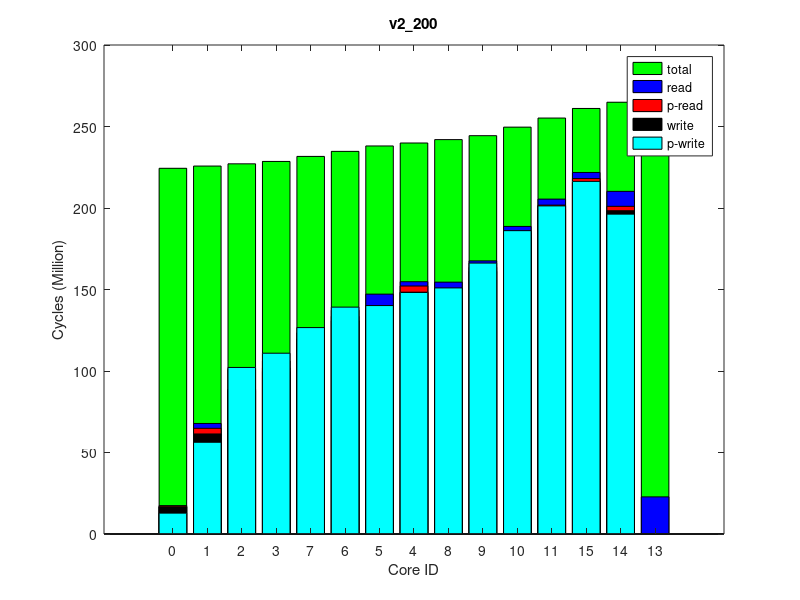

Here is the MATLAB script that generated this plot:
times(1, :, :) = [
689600, 225062942, 0
3449740, 226438669, 0
784455, 227836990, 0
2206720, 229317189, 0
3786300, 240739178, 0
2598547, 238902945, 0
2684066, 235539748, 0
2743012, 232414364, 0
1102234, 242844962, 0
2456888, 245274172, 0
2747233, 250546811, 0
2741160, 256126982, 0
0, 266445365, 0
2691798, 265811686, 0
2684066, 262005313, 0
];
times(2, :, :) = [
689600, 225060776, 0
3449740, 226439051, 0
784420, 227839618, 0
2206720, 229320470, 0
3786300, 240741897, 0
2598725, 238905083, 0
2684400, 235539992, 0
2743012, 232416289, 0
1102234, 242848208, 0
2457187, 245277174, 0
2746920, 250548977, 0
2741142, 256126045, 0
0, 266484007, 0
2691699, 265838752, 0
2684066, 262004986, 0
];
times(3, :, :) = [
689600, 225067791, 0
3449740, 226444601, 0
784420, 227843438, 0
2206720, 229327178, 0
3786300, 240749235, 0
2598337, 238911251, 0
2684066, 235546428, 0
2743012, 232422601, 0
1102234, 242856030, 0
2456888, 245285325, 0
2746920, 250557619, 0
2741160, 256140074, 0
0, 266479989, 0
2691698, 265844671, 0
2684066, 262018097, 0
];
times(4, :, :) = [
689600, 225048457, 0
3449740, 226425008, 0
784420, 227824515, 0
2206720, 229307088, 0
3786300, 240727887, 0
2598578, 238891013, 0
2684393, 235527591, 0
2743012, 232402795, 0
1102234, 242834274, 0
2456888, 245263746, 0
2746912, 250535242, 0
2741170, 256115794, 0
0, 266468973, 0
2692103, 265832049, 0
2684066, 261994326, 0
];
times(5, :, :) = [
698220, 225071796, 0
3449740, 226449858, 0
784420, 227849733, 0
2206720, 229331015, 0
3786300, 240750596, 0
2598569, 238913374, 0
2684381, 235550222, 0
2743012, 232427920, 0
1102234, 242857575, 0
2457225, 245286680, 0
2746951, 250558992, 0
2741160, 256139659, 0
0, 266469631, 0
2691878, 265827172, 0
2684066, 262017407, 0
];
times(6, :, :) = [
689600, 225059217, 0
3449740, 226436940, 0
784420, 227838245, 0
2206720, 229318676, 0
3786300, 240741306, 0
2598478, 238905157, 0
2684376, 235541230, 0
2743012, 232417553, 0
1102234, 242848442, 0
2456892, 245277649, 0
2746929, 250550209, 0
2741146, 256130688, 0
0, 266480609, 0
2691788, 265843532, 0
2684066, 262009273, 0
];
times(7, :, :) = [
689600, 225069286, 0
3449740, 226446371, 0
784726, 227845868, 0
2206720, 229327840, 0
3786300, 240750997, 0
2598367, 238914467, 0
2684066, 235551076, 0
2743012, 232426469, 0
1102234, 242858873, 0
2456888, 245287946, 0
2746934, 250560155, 0
2741154, 256139249, 0
0, 266470111, 0
2691788, 265825434, 0
2684066, 262017497, 0
];
times(8, :, :) = [
689600, 225054869, 0
3449740, 226432031, 0
784420, 227830357, 0
2206720, 229312566, 0
3786300, 240731039, 0
2598328, 238894953, 0
2684374, 235531788, 0
2743012, 232408601, 0
1102234, 242837798, 0
2457186, 245266813, 0
2746920, 250538532, 0
2741161, 256117020, 0
0, 266467054, 0
2691788, 265826461, 0
2684066, 261996286, 0
];
times(9, :, :) = [
689600, 225068430, 0
3449740, 226446029, 0
784420, 227843838, 0
2206720, 229324734, 0
3786300, 240749338, 0
2598640, 238912943, 0
2684431, 235549055, 0
2743012, 232424006, 0
1102234, 242856968, 0
2457243, 245286052, 0
2746963, 250558508, 0
2741164, 256136396, 0
0, 266479300, 0
2691880, 265832755, 0
2684066, 262014737, 0
];
times(10, :, :) = [
689600, 225059972, 0
3449740, 226435150, 0
784420, 227834007, 0
2206720, 229316154, 0
3786300, 240738658, 0
2598097, 238901898, 0
2684066, 235538638, 0
2743012, 232414421, 0
1102234, 242845134, 0
2456888, 245274042, 0
2746903, 250545437, 0
2741160, 256126333, 0
0, 266477039, 0
2691788, 265833332, 0
2684066, 262004229, 0
];
ave_times = round(squeeze(mean(times)));
format long g, ave_times
std_times = round(squeeze(std(times)));
format long g, std_times
polling_read_times = ave_times;
times(1, :, :) = [
12790131, 224779580, 0
56244473, 226154381, 0
102165663, 227527761, 0
110899290, 228994132, 0
148173946, 240459788, 0
140140956, 238607696, 0
139183947, 235224088, 0
126617439, 232095531, 0
150979373, 242588783, 0
166223005, 245059890, 0
186110083, 250438642, 0
201302192, 256211448, 0
0, 266856963, 0
196206933, 266209500, 0
216335480, 262296917, 0
];
times(2, :, :) = [
12773851, 224777611, 0
56235260, 226151229, 0
102144307, 227522655, 0
110875227, 228999543, 0
148129545, 240467046, 0
140123695, 238613708, 0
139134386, 235228245, 0
126603636, 232098843, 0
150935375, 242595891, 0
166170162, 245067085, 0
186079289, 250447669, 0
201275858, 256222349, 0
0, 266866455, 0
196220449, 266224938, 0
216315203, 262308196, 0
];
times(3, :, :) = [
12766301, 224780352, 0
56205458, 226155564, 0
102095867, 227526160, 0
110826262, 228995332, 0
148107091, 240462728, 0
140088273, 238610744, 0
139130998, 235224470, 0
126581053, 232094150, 0
150912402, 242591856, 0
166172482, 245061191, 0
186091718, 250442310, 0
201292073, 256217837, 0
0, 266856959, 0
196208686, 266210956, 0
216309486, 262303966, 0
];
times(4, :, :) = [
12790509, 224776881, 0
56216061, 226151918, 0
102095975, 227525992, 0
110839466, 228993952, 0
148185186, 240457845, 0
140173804, 238604781, 0
139194056, 235221638, 0
126610718, 232092318, 0
150991707, 242587041, 0
166195972, 245058347, 0
186088935, 250438977, 0
201270490, 256213110, 0
0, 266864588, 0
196215986, 266218016, 0
216319769, 262300080, 0
];
times(5, :, :) = [
12809090, 224818064, 0
56284629, 226192265, 0
102209804, 227563927, 0
110927738, 229017969, 0
148155301, 240482335, 0
140120269, 238631208, 0
139148812, 235246823, 0
126626403, 232117299, 0
150960930, 242611049, 0
166210271, 245080164, 0
186091181, 250457523, 0
201271977, 256230879, 0
0, 266882186, 0
196236300, 266236945, 0
216335494, 262316988, 0
];
times(6, :, :) = [
12802730, 224783624, 0
56317008, 226158736, 0
102283292, 227528489, 0
111027584, 228999247, 0
148193933, 240463953, 0
140174992, 238611294, 0
139259868, 235227175, 0
126709670, 232099110, 0
150999135, 242592610, 0
166205096, 245062895, 0
186094310, 250442537, 0
201276618, 256216136, 0
0, 266864568, 0
196217442, 266220104, 0
216318083, 262302547, 0
];
times(7, :, :) = [
12796421, 224801829, 0
56259967, 226177255, 0
102190719, 227548213, 0
110922993, 229010107, 0
148190768, 240474313, 0
140173882, 238622478, 0
139192951, 235238996, 0
126640492, 232109285, 0
150995108, 242602267, 0
166222724, 245071973, 0
186129527, 250451181, 0
201311412, 256222029, 0
0, 266850437, 0
196206476, 266211373, 0
216333903, 262308000, 0
];
times(8, :, :) = [
12756649, 224771687, 0
56211040, 226148755, 0
102108943, 227523570, 0
110838061, 228987970, 0
148125753, 240451553, 0
140098065, 238598814, 0
139122111, 235215218, 0
126579167, 232085434, 0
150931897, 242581387, 0
166171991, 245051522, 0
186084509, 250431011, 0
201264224, 256203638, 0
0, 266834174, 0
196191834, 266191791, 0
216296627, 262289372, 0
];
times(9, :, :) = [
12782869, 224794444, 0
56283104, 226169418, 0
102227065, 227540300, 0
110955026, 229014534, 0
148162879, 240483817, 0
140146282, 238631437, 0
139187421, 235247796, 0
126642027, 232116064, 0
150968469, 242612421, 0
166206803, 245083714, 0
186118244, 250465000, 0
201310577, 256238582, 0
0, 266863455, 0
196219678, 266222049, 0
216349279, 262325982, 0
];
times(10, :, :) = [
12827712, 224800736, 0
56326672, 226176178, 0
102270464, 227550901, 0
111014540, 229018576, 0
148235270, 240485549, 0
140225369, 238633450, 0
139308855, 235250532, 0
126723089, 232116239, 0
151040036, 242614617, 0
166249773, 245084930, 0
186143167, 250461694, 0
201296913, 256232714, 0
0, 266870688, 0
196229807, 266227757, 0
216338134, 262318357, 0
];
ave_times = round(squeeze(mean(times)));
format long g, ave_times
std_times = round(squeeze(std(times)));
format long g, std_times
polling_write_times = ave_times;
times(1, :, :) = [
0, 247138620, 0
6433010, 248646403, 64000
12868723, 250133135, 128000
6432560, 251741054, 64000
6435891, 263776969, 64000
11881417, 261848637, 128000
6432368, 258297863, 64000
6432810, 254994487, 64000
12868537, 265958207, 128000
6432288, 268495228, 64000
6433814, 273992912, 64000
6433110, 279994785, 64000
22784847, 290973306, 255980
11882051, 290290176, 128000
6432535, 286188362, 64000
];
times(2, :, :) = [
0, 247151429, 0
6433010, 248658003, 64000
12868592, 250145019, 128000
6432560, 251752681, 64000
6435912, 263782221, 64000
11881415, 261853886, 128000
6432378, 258303710, 64000
6432810, 255009517, 64000
12867893, 265963369, 128000
6432292, 268500026, 64000
6433810, 273996181, 64000
6433163, 279993384, 64000
22784866, 290980898, 255980
11882061, 290292273, 128000
6432536, 286186687, 64000
];
times(3, :, :) = [
0, 247139041, 0
6433010, 248644898, 64000
12868686, 250132439, 128000
6432560, 251734742, 64000
6435901, 263767465, 64000
11881429, 261838906, 128000
6432293, 258288566, 64000
6432810, 254989642, 64000
12867949, 265948354, 128000
6432288, 268485669, 64000
6433810, 273985830, 64000
6433131, 279946704, 64000
22784918, 290922664, 255980
11882068, 290238511, 128000
6432536, 286137195, 64000
];
times(4, :, :) = [
0, 247142004, 0
6433010, 248648762, 64000
12868655, 250136728, 128000
6432560, 251744881, 64000
6435871, 263796294, 64000
11881440, 261867957, 128000
6432210, 258316603, 64000
6432810, 255013337, 64000
12868541, 265977391, 128000
6432288, 268514233, 64000
6433810, 274012296, 64000
6433104, 280019656, 64000
22784753, 290989977, 255980
11882059, 290304081, 128000
6432543, 286213770, 64000
];
times(5, :, :) = [
0, 247131427, 0
6433010, 248638569, 64000
12868470, 250126627, 128000
6432560, 251734590, 64000
6435883, 263779149, 64000
11881467, 261850688, 128000
6432322, 258299149, 64000
6432814, 254995266, 64000
12867929, 265960560, 128000
6432288, 268497451, 64000
6433810, 273994326, 64000
6433127, 279955846, 64000
22784831, 290945924, 255980
11882056, 290261500, 128000
6432539, 286148178, 64000
];
times(6, :, :) = [
0, 247137849, 0
6433010, 248644378, 64000
12868607, 250131957, 128000
6432560, 251740377, 64000
6435884, 263781257, 64000
11881417, 261852735, 128000
6432354, 258301297, 64000
6432810, 254997220, 64000
12868482, 265962266, 128000
6432298, 268499447, 64000
6433810, 273995607, 64000
6433138, 279988388, 64000
22784820, 290969910, 255980
11882054, 290282299, 128000
6432541, 286180623, 64000
];
times(7, :, :) = [
0, 247143865, 0
6433010, 248649787, 64000
12868670, 250136461, 128000
6432560, 251745370, 64000
6435919, 263794578, 64000
11881446, 261866137, 128000
6432374, 258315988, 64000
6432810, 255015132, 64000
12867874, 265975513, 128000
6432292, 268512279, 64000
6433812, 274008359, 64000
6433133, 279999937, 64000
22784891, 290985643, 255980
11882054, 290300485, 128000
6432538, 286197077, 64000
];
times(8, :, :) = [
0, 247139297, 0
6433010, 248646438, 64000
12868601, 250133100, 128000
6432560, 251737117, 64000
6435878, 263771481, 64000
11881449, 261843026, 128000
6432363, 258293144, 64000
6432810, 254994887, 64000
12867863, 265952756, 128000
6432288, 268489597, 64000
6433814, 273988096, 64000
6433134, 279979996, 64000
22784827, 290949296, 255980
11882060, 290268604, 128000
6432543, 286172146, 64000
];
times(9, :, :) = [
0, 247132102, 0
6433010, 248639129, 64000
12868568, 250126501, 128000
6432560, 251728735, 64000
6435922, 263779220, 64000
11881440, 261850911, 128000
6432416, 258299480, 64000
6432810, 254996683, 64000
12867946, 265960678, 128000
6432292, 268497212, 64000
6433810, 273996325, 64000
6433134, 279987440, 64000
22784787, 290973125, 255980
11882064, 290283502, 128000
6432536, 286177509, 64000
];
times(10, :, :) = [
0, 247132902, 0
6433010, 248640972, 64000
12868541, 250128504, 128000
6432560, 251736141, 64000
6435904, 263775026, 64000
11881436, 261846830, 128000
6432423, 258295281, 64000
6432810, 254992629, 64000
12867897, 265956307, 128000
6432288, 268493113, 64000
6433810, 273992280, 64000
6433140, 279983576, 64000
22784734, 290967875, 255980
11882056, 290280615, 128000
6432536, 286176133, 64000
];
ave_times = round(squeeze(mean(times)));
format long g, ave_times
std_times = round(squeeze(std(times)));
format long g, std_times
read_times = ave_times;
times(1, :, :) = [
0, 224370974, 0
0, 225744856, 0
0, 227120910, 0
0, 228584346, 0
0, 239896879, 0
0, 238082195, 0
0, 234762305, 0
0, 231671839, 0
0, 241981686, 0
0, 244393744, 0
0, 249630839, 0
0, 255207169, 0
0, 265548979, 0
0, 264908535, 0
0, 261087340, 0
];
times(2, :, :) = [
0, 224375617, 0
0, 225747792, 0
0, 227120776, 0
0, 228575495, 0
0, 239883293, 0
0, 238068623, 0
0, 234745676, 0
0, 231659585, 0
0, 241968116, 0
0, 244382301, 0
0, 249622083, 0
0, 255200015, 0
0, 265558868, 0
0, 264925923, 0
0, 261080107, 0
];
times(3, :, :) = [
0, 224370359, 0
0, 225745312, 0
0, 227119144, 0
0, 228576726, 0
0, 239877639, 0
0, 238061291, 0
0, 234746220, 0
0, 231659125, 0
0, 241959547, 0
0, 244370030, 0
0, 249606529, 0
0, 255182302, 0
0, 265510290, 0
0, 264880858, 0
0, 261062805, 0
];
times(4, :, :) = [
0, 224359882, 0
0, 225733844, 0
0, 227108370, 0
0, 228564506, 0
0, 239877050, 0
0, 238061144, 0
0, 234741472, 0
0, 231649858, 0
0, 241961089, 0
0, 244370889, 0
0, 249608467, 0
0, 255182076, 0
0, 265526827, 0
0, 264888347, 0
0, 261062345, 0
];
times(5, :, :) = [
0, 224369819, 0
0, 225741905, 0
0, 227117519, 0
0, 228572131, 0
0, 239889105, 0
0, 238071685, 0
0, 234752213, 0
0, 231660257, 0
0, 241975048, 0
0, 244388403, 0
0, 249627143, 0
0, 255201849, 0
0, 265564810, 0
0, 264920976, 0
0, 261082067, 0
];
times(6, :, :) = [
0, 224375688, 0
0, 225748369, 0
0, 227120370, 0
0, 228580021, 0
0, 239883416, 0
0, 238067911, 0
0, 234750345, 0
0, 231662037, 0
0, 241966528, 0
0, 244378770, 0
0, 249615030, 0
0, 255192336, 0
0, 265528514, 0
0, 264892443, 0
0, 261072694, 0
];
times(7, :, :) = [
0, 224354540, 0
0, 225728756, 0
0, 227103395, 0
0, 228556652, 0
0, 239866489, 0
0, 238052760, 0
0, 234739799, 0
0, 231646168, 0
0, 241950476, 0
0, 244363478, 0
0, 249600644, 0
0, 255178342, 0
0, 265527764, 0
0, 264882954, 0
0, 261058346, 0
];
times(8, :, :) = [
0, 224363395, 0
0, 225736571, 0
0, 227110262, 0
0, 228573017, 0
0, 239874166, 0
0, 238058730, 0
0, 234742348, 0
0, 231656083, 0
0, 241957759, 0
0, 244368818, 0
0, 249606852, 0
0, 255183521, 0
0, 265510930, 0
0, 264869650, 0
0, 261063287, 0
];
times(9, :, :) = [
0, 224360423, 0
0, 225733603, 0
0, 227109267, 0
0, 228570893, 0
0, 239879227, 0
0, 238064895, 0
0, 234748862, 0
0, 231656948, 0
0, 241961015, 0
0, 244369802, 0
0, 249607285, 0
0, 255184500, 0
0, 265513721, 0
0, 264876916, 0
0, 261065415, 0
];
times(10, :, :) = [
0, 224360493, 0
0, 225733402, 0
0, 227110904, 0
0, 228569822, 0
0, 239886986, 0
0, 238067959, 0
0, 234747969, 0
0, 231655486, 0
0, 241969612, 0
0, 244380602, 0
0, 249618888, 0
0, 255193985, 0
0, 265533405, 0
0, 264890013, 0
0, 261074647, 0
];
ave_times = round(squeeze(mean(times)));
format long g, ave_times
std_times = round(squeeze(std(times)));
format long g, std_times
total_times = ave_times;
times(1, :, :) = [
16748886, 224839385, 64000
61397383, 226175483, 128000
88188079, 227520334, 64000
99805233, 228952691, 64000
148344594, 240020894, 128000
135307125, 238267863, 64000
130934562, 235027933, 64000
117057188, 231985381, 64000
141639824, 242066601, 64000
161152789, 244448473, 64000
182280799, 249636597, 64000
199034380, 255174115, 64000
0, 265464132, 0
198342754, 264823702, 64000
215394702, 261010072, 64000
];
times(2, :, :) = [
16746501, 224837633, 64000
61448645, 226173489, 128000
88269284, 227515334, 64000
99869391, 228946654, 64000
148426542, 240015130, 128000
135355996, 238262641, 64000
131001265, 235023161, 64000
117108245, 231982111, 64000
141721939, 242059378, 64000
161169434, 244444520, 64000
182250664, 249631151, 64000
199006902, 255170138, 64000
0, 265484430, 0
198346901, 264843865, 64000
215378583, 261006585, 64000
];
times(3, :, :) = [
16705749, 224817272, 64000
61296333, 226153509, 128000
88004008, 227496375, 64000
99604469, 228928172, 64000
148302287, 239993542, 128000
135227273, 238243591, 64000
130780873, 235004615, 64000
116905271, 231964592, 64000
141596093, 242036766, 64000
161105723, 244417288, 64000
182179960, 249601100, 64000
198972593, 255135314, 64000
0, 265447986, 0
198307279, 264810439, 64000
215324604, 260969805, 64000
];
times(4, :, :) = [
16740092, 224838978, 64000
61368445, 226174644, 128000
88118973, 227517141, 64000
99711749, 228944640, 64000
148248725, 240033343, 128000
135183161, 238278902, 64000
130829942, 235032462, 64000
116977303, 231984639, 64000
141546509, 242079947, 64000
161064994, 244467608, 64000
182255245, 249654989, 64000
199066723, 255190319, 64000
0, 265481813, 0
198360216, 264845223, 64000
215421439, 261025528, 64000
];
times(5, :, :) = [
16726453, 224837824, 64000
61312018, 226173945, 128000
88015976, 227517370, 64000
99611544, 228940245, 64000
148221624, 240006543, 128000
135144811, 238254532, 64000
130699464, 235017968, 64000
116894950, 231979217, 64000
141516278, 242051695, 64000
161036470, 244433827, 64000
182241239, 249618838, 64000
199044124, 255156128, 64000
0, 265480066, 0
198335711, 264833251, 64000
215346475, 260991062, 64000
];
times(6, :, :) = [
16752843, 224850219, 64000
61476234, 226186620, 128000
88345012, 227530800, 64000
99972372, 228963077, 64000
148558950, 240035390, 128000
135512518, 238283451, 64000
131130904, 235047115, 64000
117237751, 232002883, 64000
141852924, 242079639, 64000
161336863, 244466080, 64000
182414608, 249652072, 64000
199162792, 255186977, 64000
0, 265488803, 0
198359329, 264845656, 64000
215479014, 261023061, 64000
];
times(7, :, :) = [
16742195, 224836566, 64000
61335988, 226173448, 128000
88053655, 227514718, 64000
99652323, 228943051, 64000
148303290, 240019875, 128000
135213599, 238266562, 64000
130810852, 235027640, 64000
116928892, 231984240, 64000
141599817, 242063465, 64000
161077202, 244447878, 64000
182225532, 249631463, 64000
198984496, 255166036, 64000
0, 265464114, 0
198316912, 264815786, 64000
215318443, 261001453, 64000
];
times(8, :, :) = [
16730273, 224836190, 64000
61403732, 226172220, 128000
88226093, 227516386, 64000
99870221, 228944311, 64000
148413030, 240021175, 128000
135355627, 238269300, 64000
130997526, 235028207, 64000
117137951, 231984787, 64000
141706907, 242068178, 64000
161200196, 244453712, 64000
182299173, 249635630, 64000
199028011, 255171292, 64000
0, 265466615, 0
198338274, 264827934, 64000
215408523, 261007343, 64000
];
times(9, :, :) = [
16749703, 224843655, 64000
61349551, 226178961, 128000
88050100, 227519642, 64000
99636664, 228946937, 64000
148299636, 240016437, 128000
135209726, 238264843, 64000
130763346, 235027493, 64000
116927418, 231988242, 64000
141594941, 242062623, 64000
161098397, 244446582, 64000
182207022, 249631713, 64000
198943579, 255165808, 64000
0, 265479852, 0
198339028, 264835105, 64000
215295158, 261001457, 64000
];
times(10, :, :) = [
16749794, 224848237, 64000
61402390, 226184824, 128000
88165078, 227526427, 64000
99781363, 228956353, 64000
148372334, 240022286, 128000
135259992, 238273731, 64000
130924905, 235032840, 64000
117033966, 231991573, 64000
141662598, 242065797, 64000
161130850, 244449593, 64000
182262611, 249635500, 64000
199012203, 255172669, 64000
0, 265471708, 0
198328057, 264829802, 64000
215326785, 261008917, 64000
];
ave_times = round(squeeze(mean(times)));
format long g, ave_times
std_times = round(squeeze(std(times)));
format long g, std_times
write_times = ave_times;
mytitle = 'v2\_200';
order = [1 2 3 4 8 7 6 5 9 10 11 12 15 14 13];

total_times = total_times(:, 2)(order);

read_times = read_times(:, 1)(order);
write_times = write_times(:, 1)(order);

polling_read_times = polling_read_times(:, 1)(order);
polling_write_times = polling_write_times(:, 1)(order);

total_times /= 1000000;

read_times /= 1000000;
write_times /= 1000000;

polling_read_times /= 1000000;
polling_write_times /= 1000000;

% laying read on top of write
read_times += write_times;
polling_read_times += write_times;

figure(1);
clf()
% set(gcf, 'Position', get(0,'Screensize'));
% set(gcf,'units','normalized','outerposition',[0 0 1 1])
bar(0:14, total_times,'g');
hold on;
bar(0:14, read_times,'b');
bar(0:14, polling_read_times,'r');
bar(0:14, write_times,'k');
bar(0:14, polling_write_times,'c');
hold off

axis([-2 16 0 300])
% axis([-1 15])
set(gca,'XTick',0:14);
set(gca,'xticklabel',{ '0'; '1'; '2'; '3'; '7'; '6'; '5'; '4'; '8'; '9'; '10'; '11'; '15'; '14'; '13' })

xlabel('Core ID')
ylabel('Cycles (Million)')

legend('total', 'read', 'p-read', 'write', 'p-write')
title(mytitle)
print(1, strcat(mytitle, '.png'))
